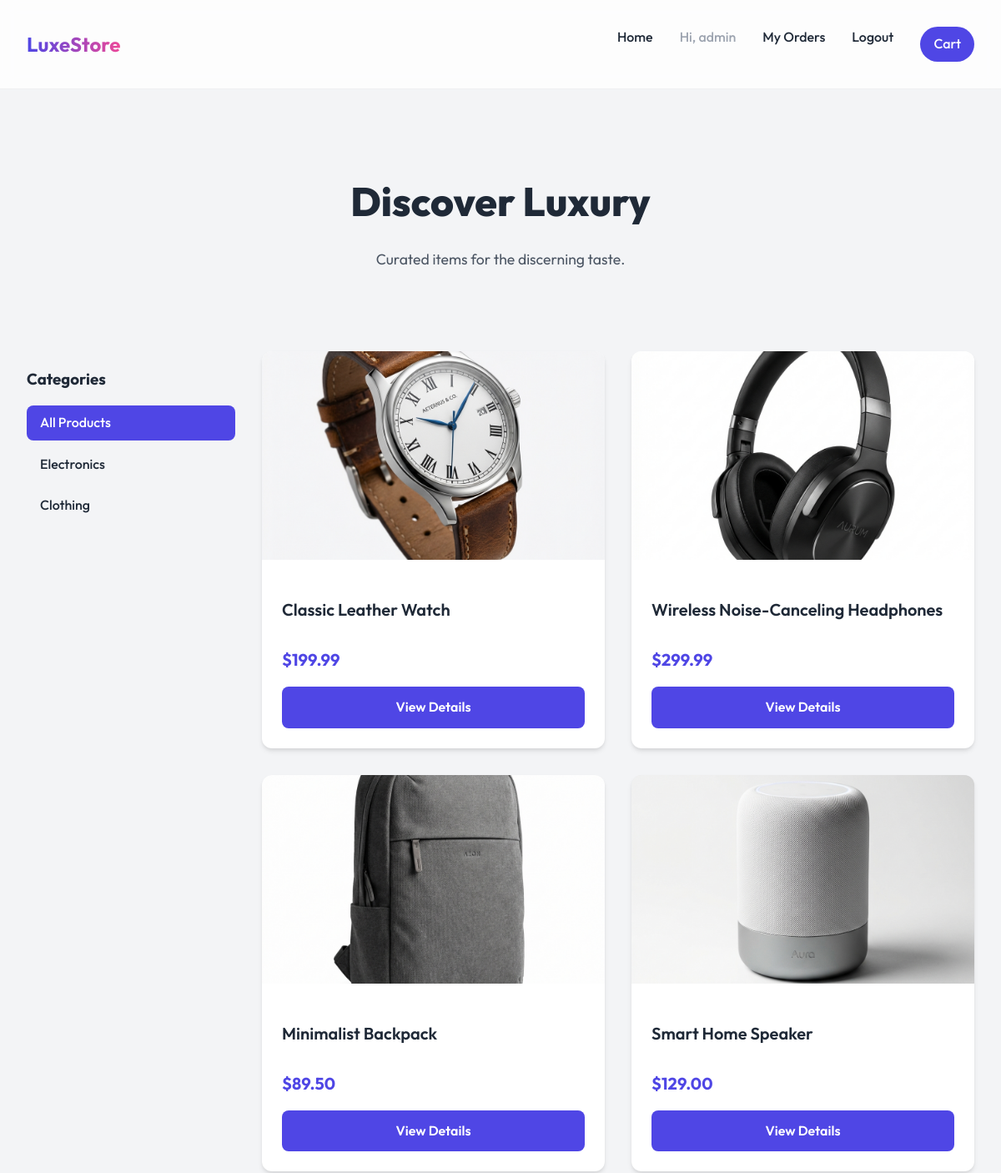
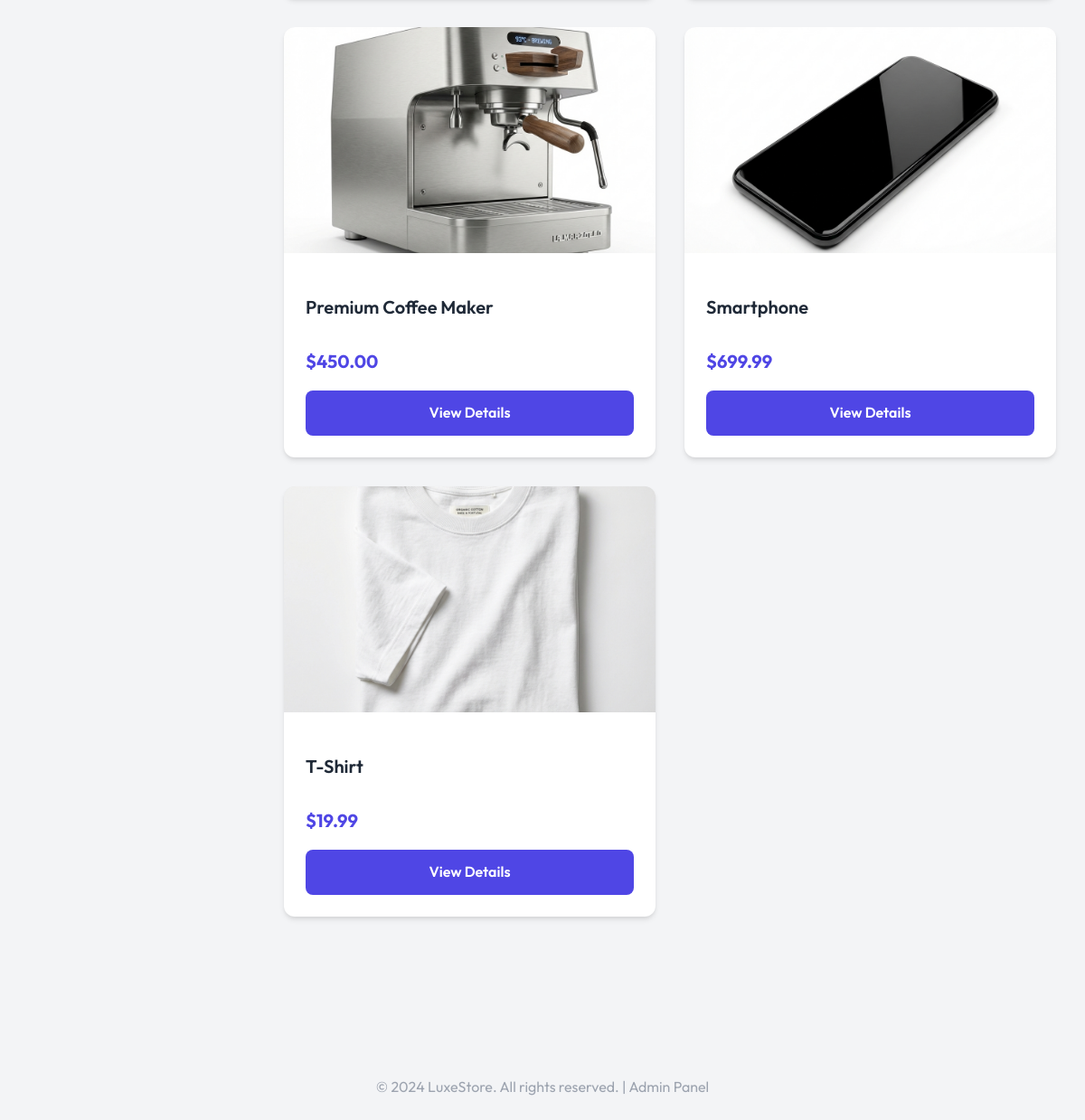
The app's page / (signed in) with its own data (2 pictures, top to bottom).
### shop/models.py (models this page shows, shortened)
class Category(models.Model):
    name = models.CharField(max_length=200)
    class Meta:
        verbose_name_plural = 'Categories'

class Product(models.Model):
    category = models.ForeignKey(Category, on_delete=models.SET_NULL, null=True, blank=True)
    name = models.CharField(max_length=200)
    price = models.DecimalField(max_digits=10, decimal_places=2)
    description = models.TextField()
    image = models.ImageField(upload_to='products/', blank=True, null=True)

### shop/views.py (the view)
# urls.py: path('', views.product_list, name='product_list'),
def product_list(request):
    category_id = request.GET.get('category')
    categories = Category.objects.all()
    if category_id:
        products = Product.objects.filter(category_id=category_id)
    else:
        products = Product.objects.all()
    cart = _get_cart(request) # To show cart count if needed
    return render(request, 'shop/product_list.html', {
        'products': products,
        'cart': cart,
        'categories': categories,
        'selected_category': int(category_id) if category_id else None
    })

### shop/views.py (called while the page is built)
def _get_cart(request):
    session_key = request.session.session_key
    if not session_key:
        request.session.create()
        session_key = request.session.session_key
    cart, created = Cart.objects.get_or_create(session_key=session_key)
    return cart

### shop/templates/shop/product_list.html (shortened to what this page needs)
{% extends 'shop/base.html' %}
{% block content %}
<header>
    <h1>Discover Luxury</h1>
    <p class="description">Curated items for the discerning taste.</p>
</header>
<div class="shop-container" style="display: flex; gap: 2rem;">
    <aside style="width: 250px; flex-shrink: 0;">
        <h3 style="margin-bottom: 1rem;">Categories</h3>
        <ul class="category-list">
            <li>
                <a href="{% url 'product_list' %}" class="{% if not selected_category %}active{% endif %}">
                    All Products
                </a>
            </li>
            {% for category in categories %}
            <li>
                <a href="?category={{ category.id }}"
                    class="{% if selected_category == category.id %}active{% endif %}">
                    {{ category.name }}
                </a>
            </li>
            {% endfor %}
        </ul>
    </aside>
    <div style="flex-grow: 1;">
        <div class="product-grid">
            {% for product in products %}
            <a href="{% url 'product_detail' product.pk %}" class="product-card">
                {% if product.image %}
                <img src="{{ product.image.url }}" alt="{{ product.name }}" class="product-image">
                {% else %}
                <div class="product-image"></div>
                {% endif %}
                <div class="product-info">
                    <h3 class="product-title">{{ product.name }}</h3>
                    <p class="product-price">${{ product.price }}</p>
                    <span class="btn">View Details</span>
                </div>
            </a>
            {% empty %}
            <p style="text-align: center; grid-column: 1/-1;">No products found in this category.</p>
            {% endfor %}
        </div>
    </div>
</div>
{% endblock %}

### shop/templates/shop/base.html (shortened to what this page needs)
{% load static %}
<!DOCTYPE html>
<html lang="en">
<head>
    <link rel="stylesheet" href="{% static 'shop/style.css' %}">
</head>
<body>
    <nav>
        <div class="container nav-content">
            <a href="{% url 'product_list' %}" class="logo">LuxeStore</a>
            <ul class="nav-links">
                <li><a href="{% url 'product_list' %}">Home</a></li>
                {% if user.is_authenticated %}
                <li><span style="color: var(--gray);">Hi, {{ user.username }}</span></li>
                <li><a href="{% url 'order_list' %}">My Orders</a></li>
                <li><a href="{% url 'logout' %}">Logout</a></li>
                {% else %}
                <li><a href="{% url 'login' %}">Login</a></li>
                <li><a href="{% url 'register' %}">Register</a></li>
                {% endif %}
                <li>
                    <a href="{% url 'cart_detail' %}" class="cart-link">
                        Cart
                    </a>
                </li>
            </ul>
        </div>
    </nav>
    <main class="container">
        {% block content %}{% endblock %}
    </main>
    <footer style="text-align: center; padding: 2rem 0; margin-top: 4rem; color: var(--gray);">
        <p>&copy; 2024 LuxeStore. All rights reserved. | <a href="{% url 'admin:index' %}"
                style="color: var(--gray); text-decoration: none;">Admin Panel</a></p>
    </footer>
</body>
</html>

### shop/static/shop/style.css (style rules this page uses)
:root { --primary: #4f46e5; --primary-dark: #4338ca; --secondary: #ec4899; --dark: #1f2937; --light: #f3f4f6; --white: #ffffff; --gray: #9ca3af; --success: #10b981; --border-radius: 12px; --shadow: 0 4px 6px -1px rgba(0, 0, 0, 0.1), 0 2px 4px -1px rgba(0, 0, 0, 0.06); --shadow-lg: 0 10px 15px -3px rgba(0, 0, 0, 0.1), 0 4px 6px -2px rgba(0, 0, 0, 0.05); --font-main: 'Outfit', sans-serif; }
body { font-family: var(--font-main); background-color: var(--light); color: var(--dark); margin: 0; line-height: 1.6; }
a { text-decoration: none; color: inherit; transition: color 0.3s ease; }
ul { list-style: none; padding: 0; }
.container { max-width: 1200px; margin: 0 auto; padding: 0 2rem; }
nav { background: rgba(255, 255, 255, 0.8); backdrop-filter: blur(10px); border-bottom: 1px solid rgba(0,0,0,0.05); position: sticky; top: 0; z-index: 100; padding: 1rem 0; }
.nav-content { display: flex; justify-content: space-between; align-items: center; }
.logo { font-size: 1.5rem; font-weight: 700; background: linear-gradient(to right, var(--primary), var(--secondary)); -webkit-background-clip: text; -webkit-text-fill-color: transparent; }
.nav-links { display: flex; gap: 2rem; font-weight: 500; }
.cart-link { display: flex; align-items: center; gap: 0.5rem; background: var(--primary); color: var(--white); padding: 0.5rem 1rem; border-radius: 50px; transition: transform 0.2s; }
header { text-align: center; padding: 4rem 0; }
h1 { font-size: 3rem; margin-bottom: 1rem; font-weight: 800; }
.product-grid { display: grid; grid-template-columns: repeat(auto-fill, minmax(280px, 1fr)); gap: 2rem; padding-bottom: 4rem; }
.product-card { background: var(--white); border-radius: var(--border-radius); overflow: hidden; box-shadow: var(--shadow); transition: transform 0.3s ease, box-shadow 0.3s ease; display: flex; flex-direction: column; }
.product-image { height: 250px; width: 100%; object-fit: cover; background: #e5e7eb; }
.product-info { padding: 1.5rem; flex-grow: 1; display: flex; flex-direction: column; }
.product-title { font-size: 1.25rem; font-weight: 600; margin-bottom: 0.5rem; }
.product-price { font-size: 1.25rem; color: var(--primary); font-weight: 700; margin-bottom: 1rem; }
.btn { display: inline-block; padding: 0.75rem 1.5rem; background: var(--primary); color: var(--white); border-radius: 8px; font-weight: 600; text-align: center; border: none; cursor: pointer; transition: background 0.3s; margin-top: auto; }
.description { color: #4b5563; font-size: 1.1rem; margin-bottom: 2rem; }

### shop/templates/shop/product_list.html (style rules this page uses)
.category-list li { margin-bottom: 0.5rem; }
.category-list a { display: block; padding: 0.5rem 1rem; border-radius: 8px; color: var(--dark); font-weight: 500; }
.category-list a:hover, .category-list a.active { background-color: var(--primary); color: var(--white); }

### records on screen
Category: name "Electronics"
Category: name "Clothing"
Product: image (picture), name "Classic Leather Watch", price "199.99"
Product: image (picture), name "Wireless Noise-Canceling Headphones", price "299.99"
Product: image (picture), name "Minimalist Backpack", price "89.50"
Product: image (picture), name "Smart Home Speaker", price "129.00"
Product: image (picture), name "Premium Coffee Maker", price "450.00"
Product: image (picture), name "Smartphone", price "699.99"
Product: image (picture), name "T-Shirt", price "19.99"

### other values on screen
{{ user.username }} "admin"
